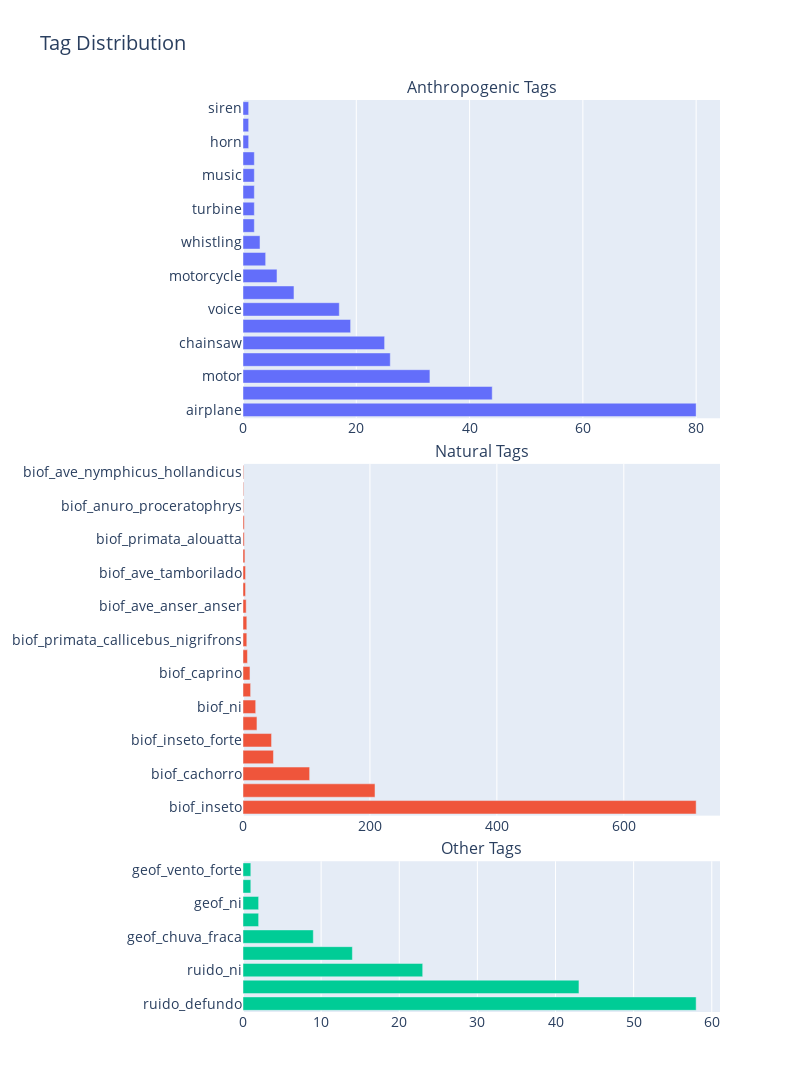

Write notebook code for a chart like this one.
### Code cell
from plotly.subplots import make_subplots
import plotly.graph_objects as go

# Calculate proportional heights for each subplot based on number of tags
pixels_per_tag = 20
anthro_height = len(anthro_counts) * pixels_per_tag
natural_height = len(natural_counts) * pixels_per_tag
other_height = len(other_counts) * pixels_per_tag
total_height = anthro_height + natural_height + other_height

# Calculate row heights as proportions
row_heights = [
    anthro_height / total_height,
    natural_height / total_height,
    other_height / total_height
]

fig = make_subplots(
    rows=3,
    cols=1,
    subplot_titles=("Anthropogenic Tags", "Natural Tags", "Other Tags"),
    vertical_spacing=0.05,  # reduced spacing
    row_heights=row_heights  # proportional heights
)

fig.add_trace(
    go.Bar(
        x=anthro_counts.values, y=anthro_counts.index, orientation="h", showlegend=False
    ),
    row=1,
    col=1,
)
fig.add_trace(
    go.Bar(
        x=natural_counts.values,
        y=natural_counts.index,
        orientation="h",
        showlegend=False,
    ),
    row=2,
    col=1,
)
fig.add_trace(
    go.Bar(
        x=other_counts.values, y=other_counts.index, orientation="h", showlegend=False
    ),
    row=3,
    col=1,
)

# Use total height with some padding for titles
dynamic_height = total_height + 200

fig.update_layout(height=dynamic_height, width=800, title_text="Tag Distribution", font=dict(size=14))

fig.show()
fig.write_image("tag_distribution.png")

### Figure 1 — Plotly figure (JSON) as saved in the notebook; plotly's stock layout.template omitted (floating-point values rounded to 4 significant figures)
{"data": [{"orientation": "h", "showlegend": false, "type": "bar", "x": [80, 44, 33, 26, 25, 19, 17, 9, 6, 4, 3, 2, 2, 2, 2, 2, 1, 1, 1], "xaxis": "x", "y": ["airplane", "vehicle", "motor", "unknown anthropogenic", "chainsaw", "car", "voice", "hammering", "motorcycle", "human", "whistling", "truck", "turbine", "footsteps", "music", "tractor", "horn", "machete", "siren"], "yaxis": "y"}, {"orientation": "h", "showlegend": false, "type": "bar", "x": [714, 208, 105, 48, 45, 22, 20, 12, 11, 7, 6, 6, 5, 4, 4, 3, 2, 2, 1, 1, 1], "xaxis": "x2", "y": ["biof_inseto", "biof_ave_gallus_gallus", "biof_cachorro", "biof_bovino", "biof_inseto_forte", "biof_primata", "biof_ni", "biof_ave_numida_meleagris", "biof_caprino", "biof_inseto_fraco", "biof_primata_callicebus_nigrifrons", "biof_equino", "biof_ave_anser_anser", "biof_anuro_dendropsophus", "biof_ave_tamborilado", "biof_ave_meleagris_gallopavo", "biof_primata_alouatta", "biof_primata_callicebus", "biof_anuro_proceratophrys", "biof_anuro_dendropsophus_minutus", "biof_ave_nymphicus_hollandicus"], "yaxis": "y2"}, {"orientation": "h", "showlegend": false, "type": "bar", "x": [58, 43, 23, 14, 9, 2, 2, 1, 1], "xaxis": "x3", "y": ["ruido_defundo", "geof_vento", "ruido_ni", "geof_correnteza", "geof_chuva_fraca", "geof_trovao", "geof_ni", "geof_chuva_forte", "geof_vento_forte"], "yaxis": "y3"}], "layout": {"annotations": [{"font": {"size": 16}, "showarrow": false, "text": "Anthropogenic Tags", "x": 0.5, "xanchor": "center", "xref": "paper", "y": 1, "yanchor": "bottom", "yref": "paper"}, {"font": {"size": 16}, "showarrow": false, "text": "Natural Tags", "x": 0.5, "xanchor": "center", "xref": "paper", "y": 0.601, "yanchor": "bottom", "yref": "paper"}, {"font": {"size": 16}, "showarrow": false, "text": "Other Tags", "x": 0.5, "xanchor": "center", "xref": "paper", "y": 0.1653, "yanchor": "bottom", "yref": "paper"}], "font": {"size": 14}, "height": 1180, "title": {"text": "Tag Distribution"}, "width": 800, "xaxis": {"anchor": "y", "domain": [0, 1]}, "xaxis2": {"anchor": "y2", "domain": [0, 1]}, "xaxis3": {"anchor": "y3", "domain": [0, 1]}, "yaxis": {"anchor": "x", "domain": [0.651, 1]}, "yaxis2": {"anchor": "x2", "domain": [0.2153, 0.601]}, "yaxis3": {"anchor": "x3", "domain": [0, 0.1653]}}}
